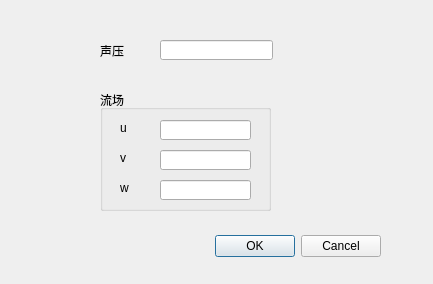
<?xml version="1.0" encoding="UTF-8"?>
<ui version="4.0">
 <class>Initial_Aco</class>
 <widget class="QDialog" name="Initial_Aco">
  <property name="geometry">
   <rect>
    <x>0</x>
    <y>0</y>
    <width>433</width>
    <height>284</height>
   </rect>
  </property>
  <property name="windowTitle">
   <string>initial</string>
  </property>
  <widget class="QDialogButtonBox" name="buttonBox">
   <property name="geometry">
    <rect>
     <x>180</x>
     <y>230</y>
     <width>201</width>
     <height>32</height>
    </rect>
   </property>
   <property name="orientation">
    <enum>Qt::Horizontal</enum>
   </property>
   <property name="standardButtons">
    <set>QDialogButtonBox::Cancel|QDialogButtonBox::Ok</set>
   </property>
  </widget>
  <widget class="QLabel" name="label">
   <property name="geometry">
    <rect>
     <x>100</x>
     <y>40</y>
     <width>41</width>
     <height>21</height>
    </rect>
   </property>
   <property name="text">
    <string>声压</string>
   </property>
  </widget>
  <widget class="QLineEdit" name="lineEdit">
   <property name="geometry">
    <rect>
     <x>160</x>
     <y>40</y>
     <width>113</width>
     <height>20</height>
    </rect>
   </property>
  </widget>
  <widget class="QGroupBox" name="groupBox">
   <property name="geometry">
    <rect>
     <x>100</x>
     <y>90</y>
     <width>171</width>
     <height>121</height>
    </rect>
   </property>
   <property name="title">
    <string>流场</string>
   </property>
   <widget class="QLabel" name="label_2">
    <property name="geometry">
     <rect>
      <x>20</x>
      <y>30</y>
      <width>31</width>
      <height>16</height>
     </rect>
    </property>
    <property name="text">
     <string>u</string>
    </property>
   </widget>
   <widget class="QLabel" name="label_3">
    <property name="geometry">
     <rect>
      <x>20</x>
      <y>60</y>
      <width>31</width>
      <height>16</height>
     </rect>
    </property>
    <property name="text">
     <string>v</string>
    </property>
   </widget>
   <widget class="QLabel" name="label_4">
    <property name="geometry">
     <rect>
      <x>20</x>
      <y>90</y>
      <width>31</width>
      <height>16</height>
     </rect>
    </property>
    <property name="text">
     <string>w</string>
    </property>
   </widget>
   <widget class="QLineEdit" name="lineEdit_2">
    <property name="geometry">
     <rect>
      <x>60</x>
      <y>30</y>
      <width>91</width>
      <height>20</height>
     </rect>
    </property>
   </widget>
   <widget class="QLineEdit" name="lineEdit_3">
    <property name="geometry">
     <rect>
      <x>60</x>
      <y>60</y>
      <width>91</width>
      <height>20</height>
     </rect>
    </property>
   </widget>
   <widget class="QLineEdit" name="lineEdit_4">
    <property name="geometry">
     <rect>
      <x>60</x>
      <y>90</y>
      <width>91</width>
      <height>20</height>
     </rect>
    </property>
   </widget>
  </widget>
 </widget>
 <resources/>
 <connections>
  <connection>
   <sender>buttonBox</sender>
   <signal>accepted()</signal>
   <receiver>Initial_Aco</receiver>
   <slot>accept()</slot>
   <hints>
    <hint type="sourcelabel">
     <x>248</x>
     <y>254</y>
    </hint>
    <hint type="destinationlabel">
     <x>157</x>
     <y>274</y>
    </hint>
   </hints>
  </connection>
  <connection>
   <sender>buttonBox</sender>
   <signal>rejected()</signal>
   <receiver>Initial_Aco</receiver>
   <slot>reject()</slot>
   <hints>
    <hint type="sourcelabel">
     <x>316</x>
     <y>260</y>
    </hint>
    <hint type="destinationlabel">
     <x>286</x>
     <y>274</y>
    </hint>
   </hints>
  </connection>
 </connections>
</ui>
